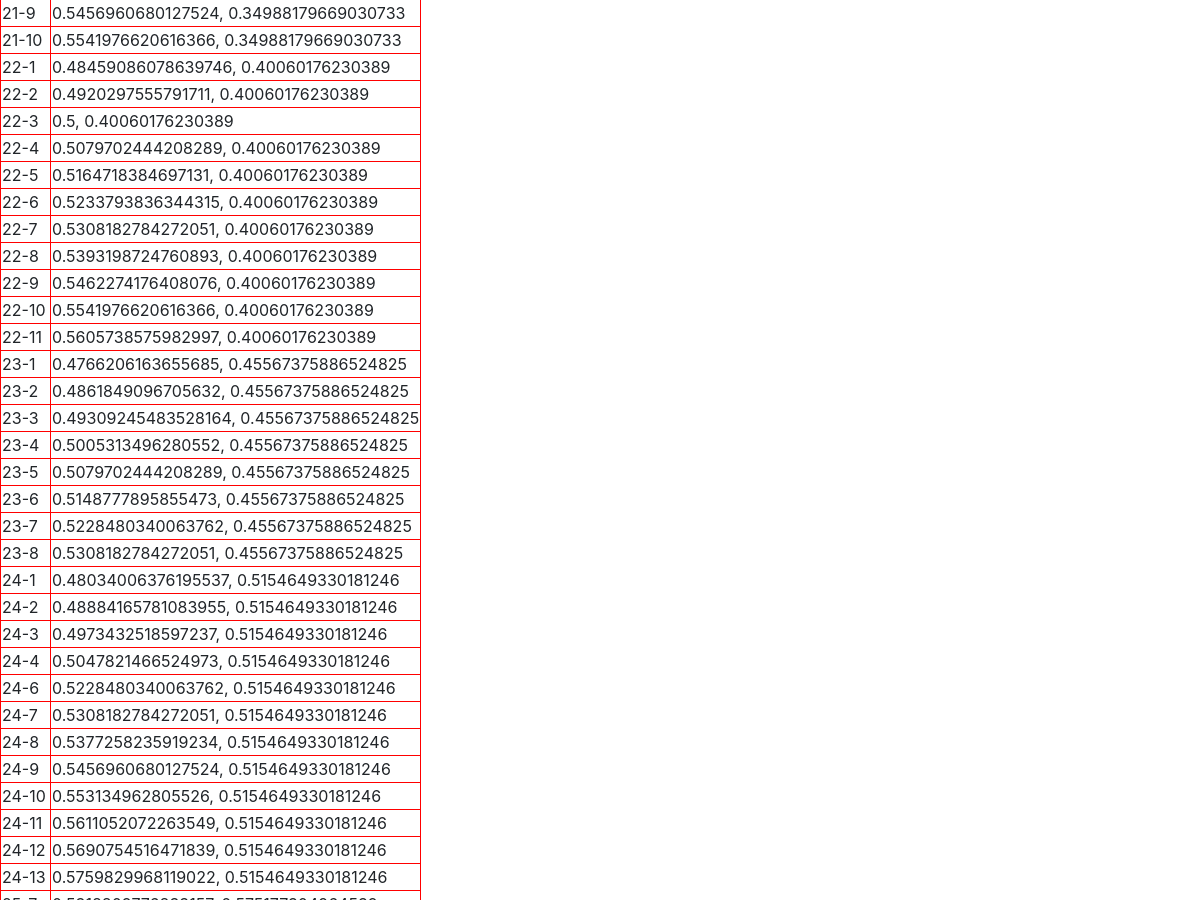
The app's page /racks (middle part), older data.
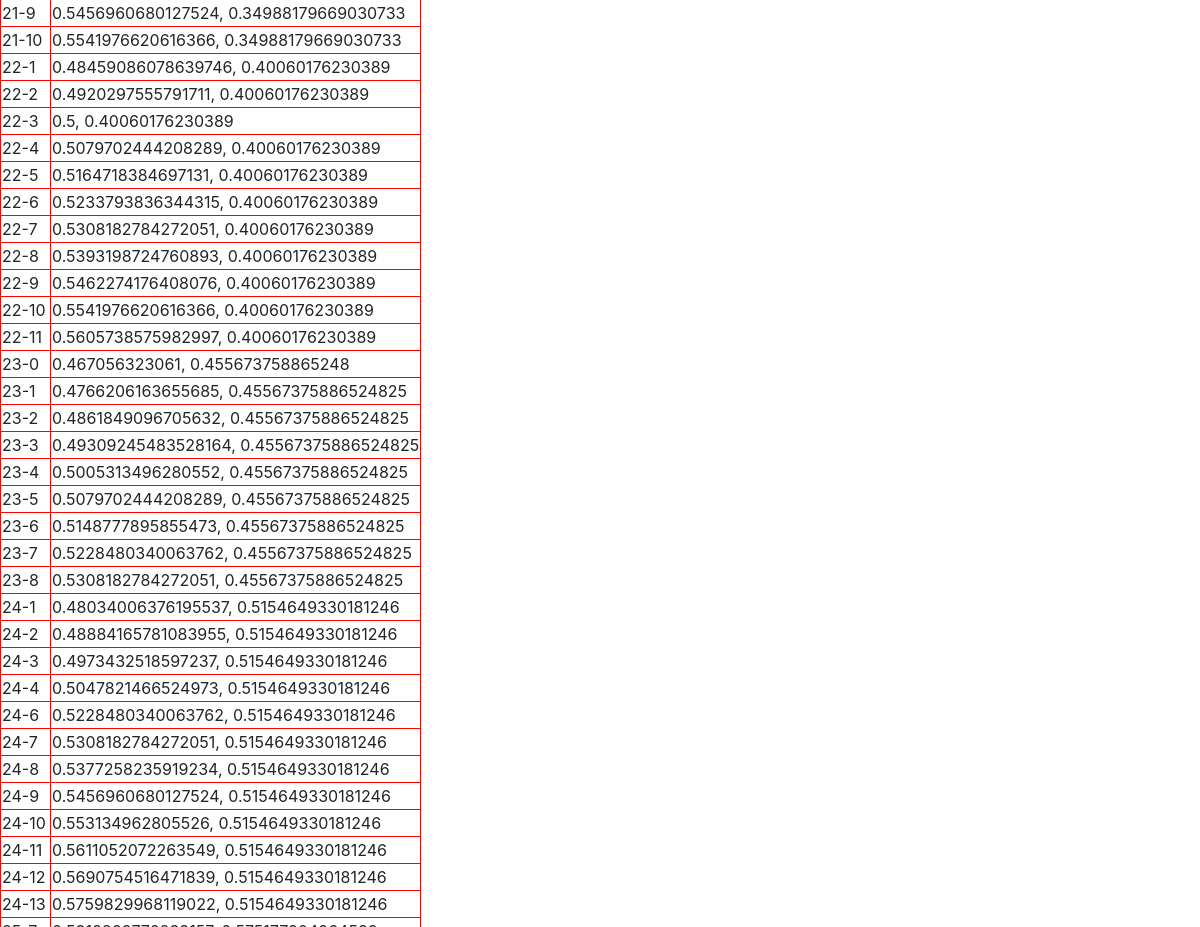
The same page, newer data.
### models.py (models this page shows, shortened)
class Rack(Base):
    __tablename__ = 'racks'
    id = Column(Integer, primary_key=True)
    row = Column(Integer)
    rack = Column(Integer)
    x = Column(Float)
    y = Column(Float)
    __table_args__ = (UniqueConstraint('row', 'rack'),
                      {'mysql_engine': 'InnoDB', 'mysql_charset': 'utf8'})

### application.py (the view)
@app.route('/racks')
def show_racks():
    return render_template('racks.html', racks=Rack.query.order_by(Rack.row, Rack.rack).all())

### application.py (called while the page is built)
@app.teardown_appcontext
def shutdown_session(exception=None):
    db_session.remove()

### run.py (called while the page is built)
    def __call__(self, environ, start_response):
        url = environ['SCRIPT_NAME']
        environ['wsgi.url_scheme'] = 'https'
        environ['SCRIPT_NAME'] = URL_PREFIX + url
        return self.app(environ, start_response)

### templates/racks.html (shortened to what this page needs)
{% extends "layout.html" %}
{% block body %}
<table>
{%- for r in racks %}
<tr><td>{{r.row}}-{{r.rack}}</td><td>{{r.x}}, {{r.y}}</td></tr>
{%- endfor -%}
</table>
{% endblock %}

### templates/layout.html (shortened to what this page needs)
{% import 'macros.html' as macros %}
<!doctype html>
<html lang="en">
<head>
  {{ macros.css('vendor/bootstrap-4.0.0.min.css') }}
  {{ macros.css('style.css') }}
</head>
<body>
<div id="mainContent">
{%- block body %}{%- endblock %}
</div>
</body>
</html>

### templates/macros.html (shortened to what this page needs)
{%- macro css(path) -%}
<link href="{{ _static_link(path, 'css') }}" rel="stylesheet">
{%- endmacro %}
{%- macro _static_link(path, prefix) -%}
{{ url_for('static', filename="%s/%s"|format(prefix, path)) }}
{%- endmacro %}

### static/css/style.css (style rules this page uses)
table { border: 1px solid orange; }

Row changes from the older to the newer data that the page shows:
added Rack: row "23", rack "0", x "0.467056323061", y "0.455673758865248"
